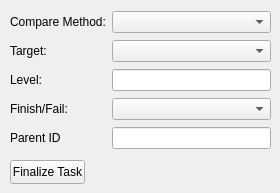
      <widget class="QWidget" name="tb_Skill">
       <attribute name="title">
        <string>Skill</string>
       </attribute>
       <widget class="QWidget" name="gridLayoutWidget_13">
        <property name="geometry">
         <rect>
          <x>10</x>
          <y>10</y>
          <width>261</width>
          <height>141</height>
         </rect>
        </property>
        <layout class="QGridLayout" name="gridLayout">
         <item row="3" column="1">
          <widget class="QComboBox" name="box_ff_sk"/>
         </item>
         <item row="1" column="0">
          <widget class="QLabel" name="label_12">
           <property name="text">
            <string>Target:</string>
           </property>
          </widget>
         </item>
         <item row="3" column="0">
          <widget class="QLabel" name="label_55">
           <property name="text">
            <string>Finish/Fail:</string>
           </property>
          </widget>
         </item>
         <item row="2" column="0">
          <widget class="QLabel" name="label_13">
           <property name="text">
            <string>Level:</string>
           </property>
          </widget>
         </item>
         <item row="0" column="0">
          <widget class="QLabel" name="label_11">
           <property name="text">
            <string>Compare Method:</string>
           </property>
          </widget>
         </item>
         <item row="4" column="0">
          <widget class="QLabel" name="label_62">
           <property name="text">
            <string>Parent ID</string>
           </property>
          </widget>
         </item>
         <item row="2" column="1">
          <widget class="QLineEdit" name="fld_level_sk"/>
         </item>
         <item row="0" column="1">
          <widget class="QComboBox" name="box_compare_sk"/>
         </item>
         <item row="1" column="1">
          <widget class="QComboBox" name="box_target_sk"/>
         </item>
         <item row="4" column="1">
          <widget class="QLineEdit" name="fld_parentid_sk_2"/>
         </item>
        </layout>
       </widget>
       <widget class="QPushButton" name="pb_finalize_sk">
        <property name="geometry">
         <rect>
          <x>10</x>
          <y>160</y>
          <width>75</width>
          <height>24</height>
         </rect>
        </property>
        <property name="text">
         <string>Finalize Task</string>
        </property>
       </widget>
      </widget>
